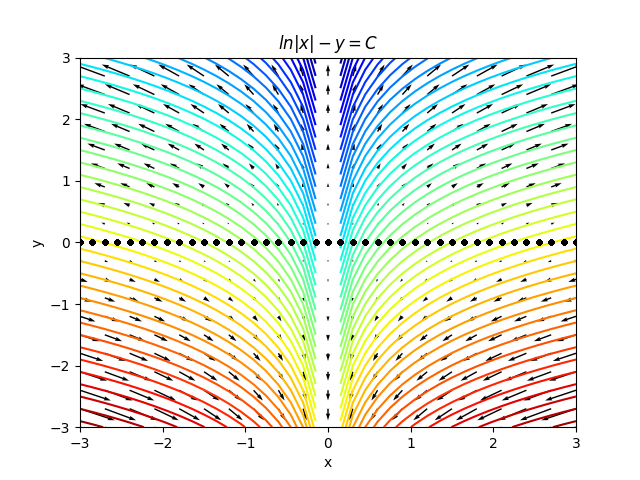

The script that saved this image:
import numpy as np
import matplotlib.pyplot as plt

I = np.linspace(-3, 3, 41)
x, y = np.meshgrid(I, I, indexing='xy')
# Strømningslinjer / hastighetsfelt

u = x*y
v = y

# Med streamplot regner den ut Potensialfunksjonen ut på egenhånd
fig, ax = plt.subplots(1,1)
strm = ax.streamplot(x, y, u, v, color = np.sqrt(u**2+v**2), cmap='jet')
ax.quiver(x[::2, ::2], y[::2, ::2], u[::2, ::2], v[::2, ::2])
fig.colorbar(strm.lines)
plt.show()


plt.contour(x, y, (np.log(abs(x))-y), 50, cmap='jet')
plt.quiver(x[::2, ::2], y[::2, ::2], u[::2, ::2], v[::2, ::2])
plt.plot(x, np.zeros_like(y), 'k.')
plt.xlabel('x'); plt.ylabel('y')
plt.title(r'$ln|x|-y=C$', weight='bold')
plt.savefig('oppgave_2_b.png')
plt.show()
